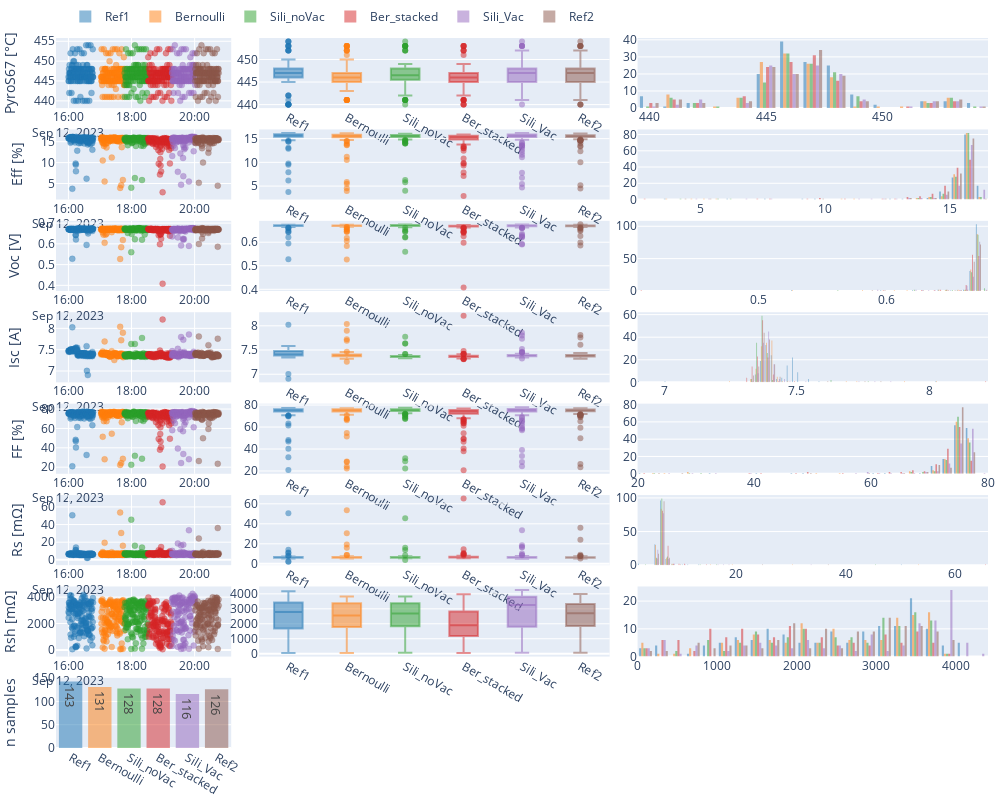

Source (notebook cell):
### Markdown cell above
# Raw data visualisation

### Code cell
batch_names = ['Ref1', 'Bernoulli','Sili_noVac', 'Ber_stacked', 'Sili_Vac', 'Ref2']
batch_colors = ['rgb(31, 119, 180)', 'rgb(255, 127, 14)', 'rgb(44, 160, 44)', 'rgb(214, 39, 40)', 'rgb(148, 103, 189)', 
                'rgb(140, 86, 75)', 'rgb(227, 119, 194)', 'rgb(127, 127, 127)', 'rgb(188, 189, 34)']
fig_height = 800
fig_width = 1000

def eachRowPlot(date, rowName, n_row):
        # rowName
    fig.add_trace(go.Scatter(x = df_group[date], y = df_group[rowName], 
                                mode = "markers", marker_size = 6, name = batch_name,
                                marker_line_color = batch_color, showlegend = False,
                                marker_color = rgb_to_rgba(batch_color,0.5), 
                                marker_line_width=0.2), 
                                row=n_row, col=1)
    fig.add_trace(go.Box(y = df_group[rowName], name = batch_name,
                            marker_color = rgb_to_rgba(batch_color,0.5), showlegend = False), 
                            row=n_row, col=2) 
    fig.add_trace(go.Histogram(x = df_group[rowName], name = batch_name,
                            marker_color = rgb_to_rgba(batch_color,0.5), showlegend = False), 
                            row=n_row, col=3)

fig = make_subplots(rows=8, cols=3, column_widths=[0.2, 0.4, 0.4] , vertical_spacing=0.03, horizontal_spacing= 0.03
                    ) # Set layout for multiple plots

for i in [*range(len(batch_names))]:
    batch_name = batch_names[i]
    batch_color = batch_colors[i]
    df_group = df_p4[df_p4['category'] == batch_name] 
    
    # Pyrometer
    eachRowPlot(date = "cell_created", rowName = 'Pyro_S6S7', n_row = 1)
    
    # Eff
    eachRowPlot(date = "cell_created", rowName = 'Eff', n_row = 2)
    
    # Voc
    eachRowPlot(date = "cell_created", rowName = 'Voc', n_row = 3)
    
    # Isc
    eachRowPlot(date = "cell_created", rowName = 'Isc', n_row = 4)

    # FF
    eachRowPlot(date = "cell_created", rowName = 'FF', n_row = 5)

    # Rs
    eachRowPlot(date = "cell_created", rowName = 'Rs', n_row = 6)

    # Rsh
    eachRowPlot(date = "cell_created", rowName = 'Rsh', n_row = 7)

    fig.add_trace(go.Histogram(x = df_group['category'], 
                                   marker_color = rgb_to_rgba(batch_color,0.5), 
                                   name = batch_name, 
                                   texttemplate= '%{y}', textfont_size=15
                                   ), row=8, col=1)

  
fig.update_layout(height=fig_height, width=fig_width, 
                    margin = dict(l=2, r=2, t=15, b=2),
                    legend=dict(orientation="h", yanchor="bottom", y=1.01, xanchor="left", x=0.01),
                    yaxis = dict(title="PyroS67 [°C]"),
                    yaxis4 = dict(title="Eff [%]"),
                    yaxis7 = dict(title="Voc [V]"),
                    yaxis10 = dict(title="Isc [A]"),
                    yaxis13 = dict(title="FF [%]"),
                    yaxis16 = dict(title="Rs [mΩ]"),
                    yaxis19 = dict(title="Rsh [mΩ]"),
                    yaxis22 = dict(title="n samples")
                    # barmode='overlay', 
                    
                    )
fig.show()
